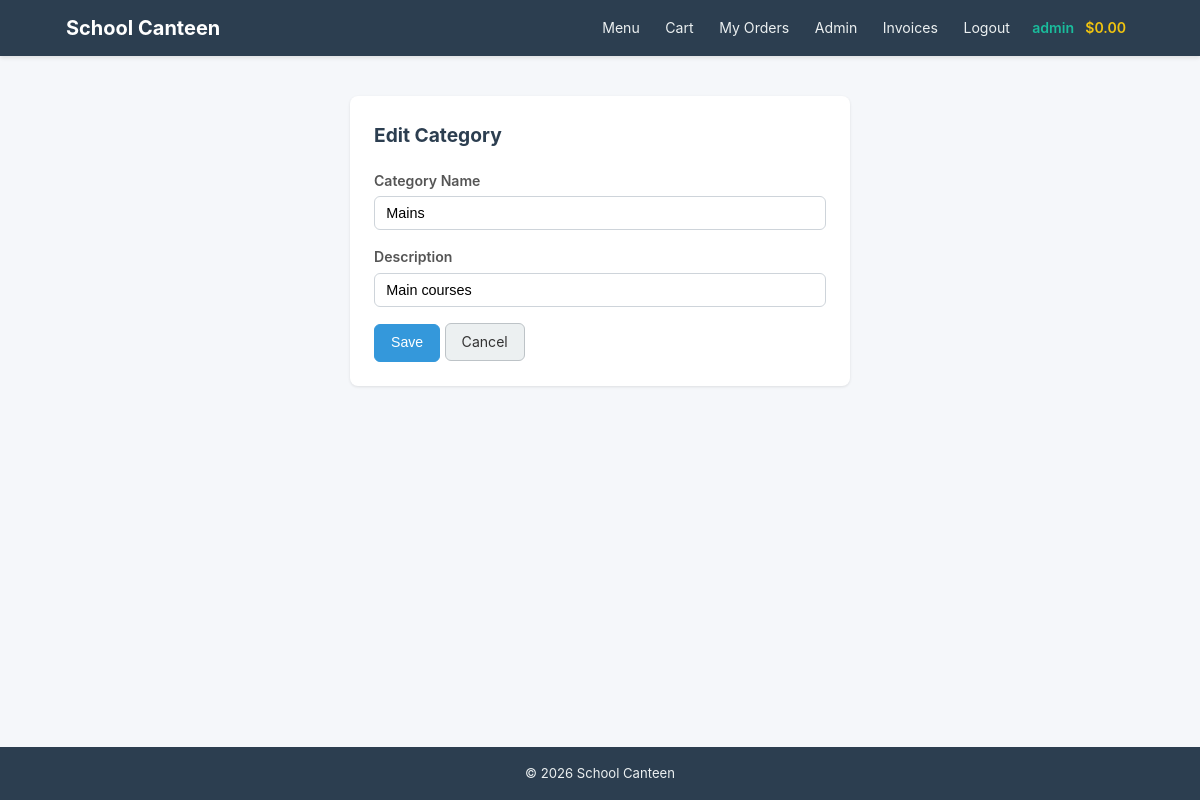
Page /admin/categories/edit/1 (signed in) on the committed database.
### models.py (models this page shows, shortened)
class User(UserMixin, db.Model):
    __tablename__ = 'users'
    id = db.Column(db.Integer, primary_key=True)
    username = db.Column(db.String(64), unique=True, nullable=False, index=True)
    email = db.Column(db.String(120), unique=True, nullable=False, index=True)
    password_hash = db.Column(db.String(256), nullable=False)
    role = db.Column(db.String(20), nullable=False, default='student')
    student_id = db.Column(db.String(20), unique=True, nullable=True)
    balance = db.Column(db.Float, default=0.0)
    created_at = db.Column(db.DateTime, default=lambda: datetime.now(timezone.utc))
    orders = db.relationship('Order', backref='user', lazy='dynamic')
    favorites = db.relationship('Favorite', backref='user', lazy='dynamic',
                                cascade='all, delete-orphan')
    def is_admin(self):
        return self.role == 'admin'

class Category(db.Model):
    __tablename__ = 'categories'
    id = db.Column(db.Integer, primary_key=True)
    name = db.Column(db.String(64), unique=True, nullable=False)
    description = db.Column(db.String(256))
    items = db.relationship('MenuItem', backref='category', lazy='dynamic')

### routes/admin.py (the view)
@admin_bp.route('/categories/edit/<int:cat_id>', methods=['GET', 'POST'])
@login_required
@admin_required
def edit_category(cat_id):
    cat = Category.query.get_or_404(cat_id)
    form = CategoryForm(obj=cat)
    if form.validate_on_submit():
        cat.name = form.name.data
        cat.description = form.description.data
        db.session.commit()
        flash(f'Category "{cat.name}" updated!', 'success')
        return redirect(url_for('admin.manage_categories'))
    return render_template('admin/category_form.html', form=form, title='Edit Category')

### forms.py
class CategoryForm(FlaskForm):
    name = StringField('Category Name', validators=[DataRequired(), Length(1, 64)])
    description = StringField('Description', validators=[Optional(), Length(0, 256)])
    submit = SubmitField('Save')

### routes/admin.py (called while the page is built)
def admin_required(f):
    from functools import wraps
    @wraps(f)
    def decorated_function(*args, **kwargs):
        if not current_user.is_authenticated or not current_user.is_admin():
            abort(403)
        return f(*args, **kwargs)
    return decorated_function

### templates/admin/category_form.html (shortened to what this page needs)
{% extends "base.html" %}
{% block content %}
<div class="form-container">
  <h2>{{ title }}</h2>
  <form method="POST">
    <div class="form-group">{{ form.name.label }} {{ form.name(class="form-control") }}</div>
    <div class="form-group">{{ form.description.label }} {{ form.description(class="form-control") }}</div>
    {{ form.submit(class="btn btn-primary") }}
    <a href="{{ url_for('admin.manage_categories') }}" class="btn btn-secondary">Cancel</a>
  </form>
</div>
{% endblock %}

### templates/base.html (shortened to what this page needs)
<!DOCTYPE html>
<html lang="en">
<head>
  <link rel="stylesheet" href="{{ url_for('static', filename='style.css') }}">
</head>
<body>
  <nav class="navbar">
    <div class="nav-container">
      <a href="{{ url_for('menu.index') }}" class="nav-brand">School Canteen</a>
      <div class="nav-links">
        <a href="{{ url_for('menu.index') }}">Menu</a>
        {% if current_user.is_authenticated %}
          <a href="{{ url_for('orders.view_cart') }}">Cart</a>
          <a href="{{ url_for('orders.history') }}">My Orders</a>
          {% if current_user.is_admin() %}
            <a href="{{ url_for('admin.dashboard') }}">Admin</a>
            <a href="{{ url_for('admin.manage_invoices') }}">Invoices</a>
          {% endif %}
          <a href="{{ url_for('auth.logout') }}">Logout</a>
          <span class="nav-user">{{ current_user.username }}</span>
          <span class="nav-balance">${{ "%.2f"|format(current_user.balance) }}</span>
        {% else %}
          <a href="{{ url_for('auth.login') }}">Login</a>
          <a href="{{ url_for('auth.register') }}">Register</a>
        {% endif %}
      </div>
    </div>
  </nav>
  <main class="container">
    {% block content %}{% endblock %}
  </main>
  <footer class="footer">
    <div class="container">
      <p>&copy; {{ now().year }} School Canteen</p>
    </div>
  </footer>
</body>
</html>

### static/style.css (style rules this page uses)
* { margin: 0; padding: 0; box-sizing: border-box; }
body { font-family: -apple-system, BlinkMacSystemFont, 'Segoe UI', Roboto, Oxygen, Ubuntu, Cantarell, sans-serif; line-height: 1.6; color: #333; background: #f5f7fa; display: flex; flex-direction: column; min-height: 100vh; }
.container { max-width: 1100px; margin: 0 auto; padding: 0 1rem; width: 100%; }
.navbar { background: #2c3e50; color: #fff; box-shadow: 0 2px 4px rgba(0,0,0,0.1); position: sticky; top: 0; z-index: 100; }
.nav-container { max-width: 1100px; margin: 0 auto; padding: 0 1rem; display: flex; justify-content: space-between; align-items: center; height: 56px; position: relative; }
.nav-brand { font-size: 1.25rem; font-weight: 700; color: #fff; text-decoration: none; white-space: nowrap; }
.nav-links { display: flex; align-items: center; gap: 0.2rem; }
.nav-links a { color: #ecf0f1; text-decoration: none; padding: 0.4rem 0.7rem; font-size: 0.88rem; border-radius: 6px; transition: background 0.2s, color 0.2s; white-space: nowrap; }
.nav-user { color: #1abc9c; font-weight: 600; font-size: 0.88rem; padding: 0.4rem 0.5rem; white-space: nowrap; }
.nav-balance { color: #f1c40f; font-weight: 600; font-size: 0.88rem; padding: 0.4rem 0.5rem 0.4rem 0; white-space: nowrap; }
main { padding: 1.25rem 0; flex: 1; }
main h2 { font-size: 1.2rem; margin-bottom: 0.8rem; color: #2c3e50; }
.btn { display: inline-flex; align-items: center; justify-content: center; padding: 0.5rem 1rem; border: 1px solid transparent; border-radius: 6px; font-size: 0.88rem; cursor: pointer; text-decoration: none; transition: all 0.2s; line-height: 1.4; }
.btn-primary { background: #3498db; color: #fff; border-color: #3498db; }
.btn-secondary { background: #ecf0f1; color: #333; border-color: #bdc3c7; }
.form-container { max-width: 500px; margin: 1.5rem auto; background: #fff; padding: 1.5rem; border-radius: 8px; box-shadow: 0 1px 3px rgba(0,0,0,0.1); }
.form-container h2 { margin-bottom: 1.2rem; color: #2c3e50; }
.form-group { margin-bottom: 1rem; }
.form-group label { display: block; font-weight: 600; margin-bottom: 0.25rem; font-size: 0.88rem; color: #555; }
.form-control { width: 100%; padding: 0.5rem 0.7rem; border: 1px solid #ced4da; border-radius: 6px; font-size: 0.9rem; transition: border-color 0.2s; }
.footer { background: #2c3e50; color: #ecf0f1; text-align: center; padding: 1rem 0; font-size: 0.82rem; margin-top: auto; }

### rows in the picture
User: username "admin", balance "0.00"
Category: name "Mains", description "Main courses"

### other values in the picture
{{ title }} "Edit Category"
